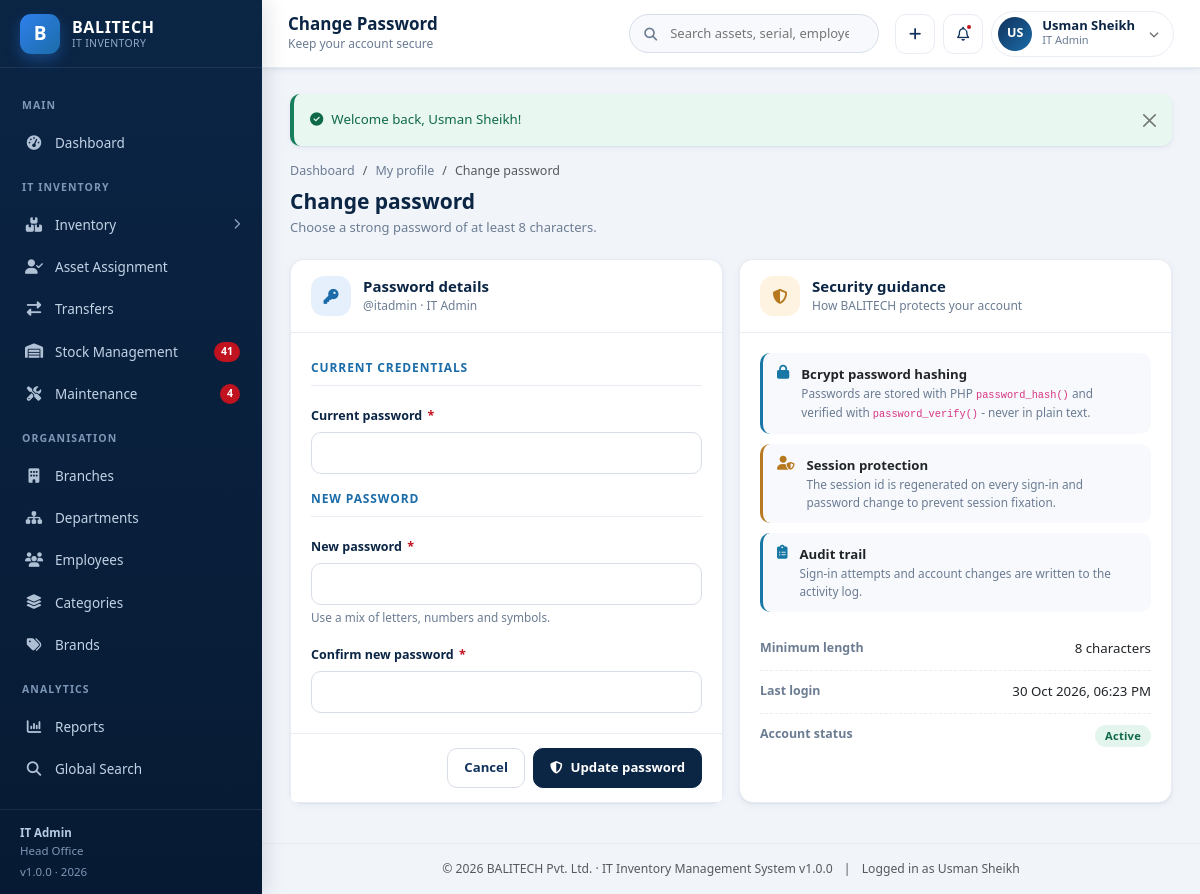
The app's page /change_password.php (signed in) with its own data.
### tables this page shows
CREATE TABLE `users` (
  `id` INT UNSIGNED NOT NULL AUTO_INCREMENT,
  `username` VARCHAR(60) NOT NULL,
  `full_name` VARCHAR(120) NOT NULL,
  `email` VARCHAR(120) NOT NULL,
  `password` VARCHAR(255) NOT NULL,
  `role` ENUM('super_admin','it_admin','branch_staff','dept_manager') NOT NULL DEFAULT 'branch_staff',
  `branch_id` INT UNSIGNED DEFAULT NULL,
  `department_id` INT UNSIGNED DEFAULT NULL,
  `phone` VARCHAR(30) DEFAULT NULL,
  `avatar` VARCHAR(255) DEFAULT NULL,
  `status` ENUM('active','inactive') NOT NULL DEFAULT 'active',
  `last_login` DATETIME DEFAULT NULL,
  `created_at` DATETIME NOT NULL DEFAULT CURRENT_TIMESTAMP,
  `updated_at` DATETIME NOT NULL DEFAULT CURRENT_TIMESTAMP ON UPDATE CURRENT_TIMESTAMP,
  PRIMARY KEY (`id`),
  UNIQUE KEY `uq_user_username` (`username`),
  UNIQUE KEY `uq_user_email` (`email`),
  KEY `idx_user_role` (`role`),
  KEY `idx_user_branch` (`branch_id`),
  KEY `idx_user_dept` (`department_id`),
  CONSTRAINT `fk_user_branch` FOREIGN KEY (`branch_id`) REFERENCES `branches` (`id`) ON DELETE SET NULL ON UPDATE CASCADE,
  CONSTRAINT `fk_user_dept` FOREIGN KEY (`department_id`) REFERENCES `departments` (`id`) ON DELETE SET NULL ON UPDATE CASCADE
);

CREATE TABLE `branches` (
  `id` INT UNSIGNED NOT NULL AUTO_INCREMENT,
  `branch_code` VARCHAR(20) NOT NULL,
  `branch_name` VARCHAR(120) NOT NULL,
  `city` VARCHAR(80) NOT NULL,
  `address` VARCHAR(255) DEFAULT NULL,
  `branch_manager` VARCHAR(120) DEFAULT NULL,
  `contact_number` VARCHAR(30) DEFAULT NULL,
  `email` VARCHAR(120) DEFAULT NULL,
  `status` ENUM('active','inactive') NOT NULL DEFAULT 'active',
  `created_at` DATETIME NOT NULL DEFAULT CURRENT_TIMESTAMP,
  `updated_at` DATETIME NOT NULL DEFAULT CURRENT_TIMESTAMP ON UPDATE CURRENT_TIMESTAMP,
  PRIMARY KEY (`id`),
  UNIQUE KEY `uq_branch_code` (`branch_code`),
  KEY `idx_branch_status` (`status`),
  KEY `idx_branch_name` (`branch_name`)
);

### change_password.php (the view, shortened to what the rows shown need)
<?php
require_once __DIR__ . '/init.php';
$page_title    = 'Change Password';
require __DIR__ . '/includes/header.php';
?>
<div class="page-head">
    <div>
        <h2>Change password</h2>
    </div>
</div>
<div class="row g-3">
    <div class="col-xl-6">
        <div class="card">
            <div class="card-header">
                <div><h3 class="mb-0">Password details</h3><p class="sub mb-0">@<?= e($user['username']) ?> &middot; <?= e(role_label($user['role'])) ?></p></div>
            </div>
        </div>
    </div>
    <div class="col-xl-6">
        <div class="card h-100">
            <div class="card-body">
                <ul class="info-list mt-3">
                    <li><span class="k">Last login</span><span class="v"><?= e(fdatetime($user['last_login'])) ?></span></li>
                </ul>
            </div>
        </div>
    </div>
</div>
<?php require __DIR__ . '/includes/footer.php'; ?>

### includes/header.php (shortened to what the rows shown need)
<?php
require_once __DIR__ . '/auth.php';
$page_title   = $page_title   ?? 'Dashboard';
?>
<!DOCTYPE html>
<html lang="en">
<head>
<link rel="stylesheet" href="https://cdn.jsdelivr.net/npm/bootstrap@5.3.3/dist/css/bootstrap.min.css">
<link rel="stylesheet" href="https://cdnjs.cloudflare.com/ajax/libs/font-awesome/6.5.2/css/all.min.css">
<link rel="stylesheet" href="<?= url('assets/css/style.css') ?>">
</head>
<body>
<div class="app-wrapper">
    <?php require __DIR__ . '/sidebar.php'; ?>
    <div class="app-main">
        <header class="app-topbar no-print">
            <div class="topbar-titles">
                <h1><?= e($page_title) ?></h1>
            </div>
            <form class="topbar-search" action="<?= url('search.php') ?>" method="get" role="search">
            </form>
            <div class="topbar-actions">
                <div class="dropdown">
                    <button class="user-chip" type="button" data-bs-toggle="dropdown" aria-expanded="false">
                        <span class="avatar"><?= e(user_initials($user['full_name'])) ?></span>
                        <span class="text-start">
                            <span class="u-name d-block"><?= e($user['full_name']) ?></span>
                            <span class="u-role d-block"><?= e(role_label($user['role'])) ?></span>
                        </span>
                        <i class="fa-solid fa-chevron-down ms-1" style="font-size:10px;opacity:.6"></i>
                    </button>
                </div>
            </div>
        </header>
        <main class="app-content">
            <?= render_flash() ?>

### includes/sidebar.php (shortened to what the rows shown need)
<?php
$user = current_user();
?>
<aside class="app-sidebar no-print" id="appSidebar">
    <div class="sidebar-brand">
        <span class="brand-mark">B</span>
        <span class="brand-text">
        </span>
    </div>
    <div class="sidebar-scroll">
        <div class="nav-label">Main</div>
        <ul class="sidebar-nav">
        </ul>
        <div class="nav-label">IT Inventory</div>
        <ul class="sidebar-nav">
        </ul>
        <div class="nav-label">Organisation</div>
        <ul class="sidebar-nav">
        </ul>
        <div class="nav-label">Analytics</div>
        <ul class="sidebar-nav">
        </ul>
        <?php if (is_role('super_admin', 'it_admin')): ?>
        <div class="nav-label">Administration</div>
        <?php endif; ?>
    </div>
    <div class="sidebar-footer">
        <strong><?= e(role_label($user['role'] ?? '')) ?></strong><br>
        <?= $user['branch_name'] ? e($user['branch_name']) : 'All branches access' ?>
        <div class="mt-1">v<?= e(APP_VERSION) ?> &middot; <?= date('Y') ?></div>
    </div>
</aside>

### includes/footer.php (shortened to what the rows shown need)
        </main>
        <footer class="app-content py-3 text-center text-muted no-print" style="font-size:12.2px;border-top:1px solid var(--gray-200)">
            &copy; <?= date('Y') ?> <?= e(APP_COMPANY) ?> &middot; IT Inventory Management System v<?= e(APP_VERSION) ?>
            <span class="mx-2">|</span> Logged in as <?= e(current_user()['full_name'] ?? '') ?>
        </footer>
    </div>
</div>
</body>
</html>

### records on screen
users: role "IT Admin", branch.branch_name "Head Office", full_name "US", full_name "Usman Sheikh", username "itadmin", last_login "30 Oct 2026, 06:23 PM"

### other values on screen
$notifLowStock "41"
$notifMaintenance "4"
APP_VERSION "1.0.0"
$page_title "Change Password"
$page_subtitle "Keep your account secure"
$flash['message'] "Welcome back, Usman Sheikh!"
APP_COMPANY "BALITECH Pvt. Ltd."
